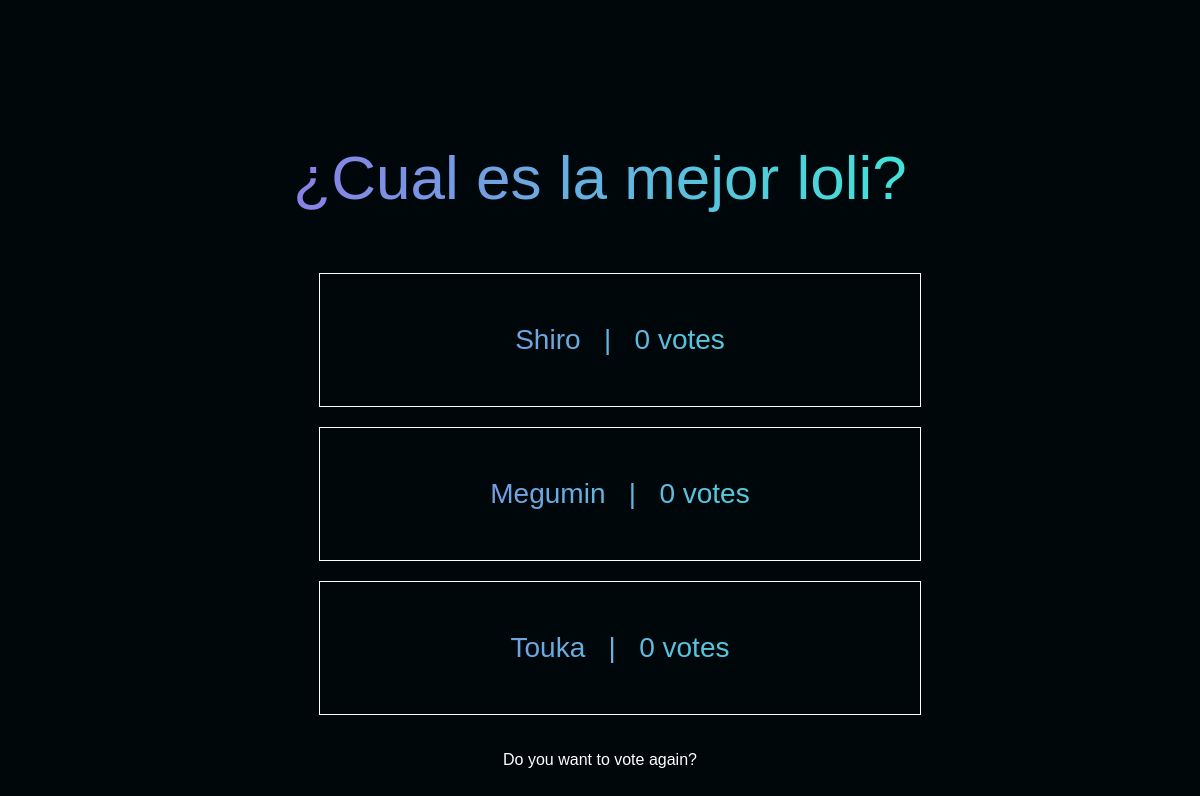
Page /polls/6/results/ on the earlier database version.
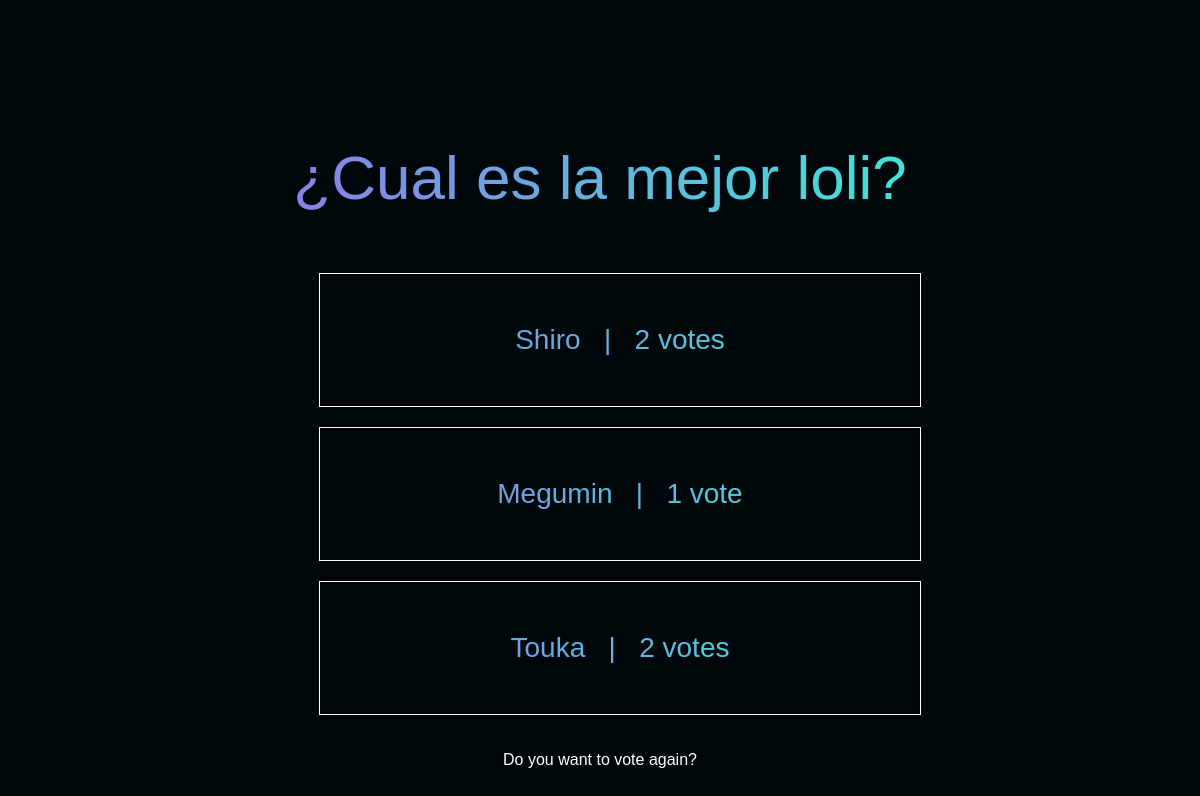
Same page on the later database version.
### polls/models.py (models this page shows, shortened)
class Choice(models.Model):
    question = models.ForeignKey(Question, on_delete=models.CASCADE) #se indica que este atributo es llave foranea, o sea la llave primaria de question
    choice_text = models.CharField(max_length=100)
    votes = models.IntegerField(default=0) #se indica que este atributo es de tipo int con valor 0 por defecto

### polls/views.py (the view)
# urls.py: path("<int:pk>/results/", views.ResultView.as_view(), name="results"),
class ResultView(generic.DetailView):
    model = Question
    template_name = "polls/results.html" #ruta del template

### polls/templates/polls/results.html (shortened to what this page needs)
{% load static %}
<!DOCTYPE html>
<html lang="en">
<head>
    <link rel="stylesheet" href="{% static 'polls/style.css' %}">
    <link rel="stylesheet" href="{% static 'polls/results.css' %}">
</head>
<body>
    <header>
        <p>{{ question.question_text }}</p>
    </header>
    <ul>
        {% for choice in question.choice_set.all %}
            <li>{{ choice.choice_text }} &nbsp; | &nbsp; {{ choice.votes }} vote{{ choice.votes|pluralize:"s"}}</li>
        {% endfor %}
    </ul>
    <a href="{% url 'polls:detail' question.id %}">Do you want to vote again?</a>
</body>
</html>

Differences in the rows shown:
changed Choice "Shiro": votes "0" → "2"
changed Choice "Megumin": votes "0" → "1"
changed Choice "Touka": votes "0" → "2"
